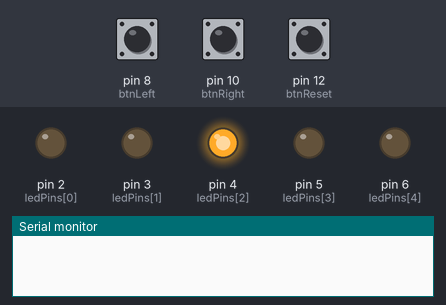
Bench run of a sketch on a simulated Arduino Uno, built with avr-gcc and run on an emulated ATmega328P. On the bench: output pins drawn as LEDs (lit = HIGH), the last lines printed to the serial monitor. Dashed ring = blinking. Inputs (shaded band) come from the test bench; at power-on: pin 8 (btnLeft) HIGH, pin 12 (btnReset) HIGH, pin 10 (btnRight) HIGH.

Above: at 1.2 s.
1.3 s: pin 8 (btnLeft) pulled LOW for 0.15 s
At 1.43 s:
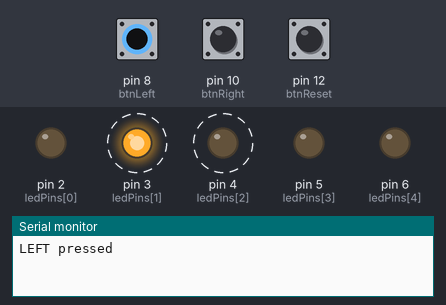
4.3 s: pin 12 (btnReset) pulled LOW for 0.15 s
At 4.8 s:
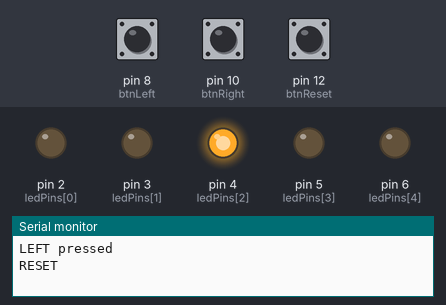
5.9 s: pin 10 (btnRight) pulled LOW for 0.15 s
At 6.04 s:
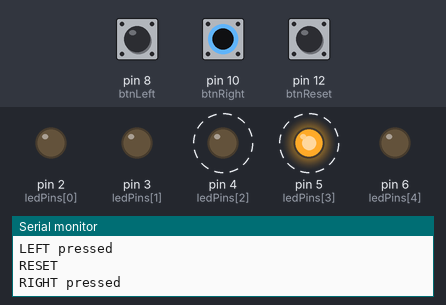
8.9 s: pin 12 (btnReset) pulled LOW for 1 s
At 9.5 s:
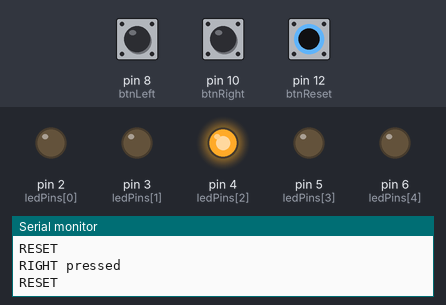
11.4 s: pin 8 (btnLeft) pulled LOW for 1 s
At 11.81 s:
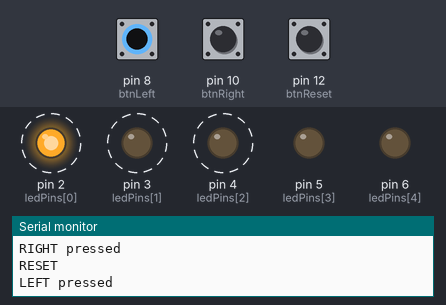
Timing chart, 0 to 15.4 s (numbered marks = the images above; inputs shaded):
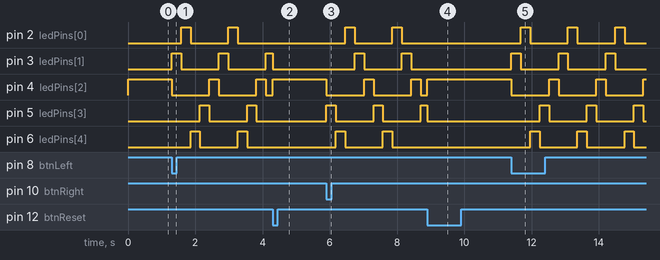

Measured:
- after the input at 1.3 s, pin 2 (ledPins[0]): alternates HIGH for 0.28 s and LOW for 1.1 s, starting after 0.28 s; pin 3 (ledPins[1]): alternates HIGH for 0.28 s and LOW for 1.1 s, starting at once
- after the input at 4.3 s, pin 2 (ledPins[0]): stays LOW (without the input it goes to HIGH after 0.08 s); pin 5 (ledPins[3]): stays LOW (without the input it goes to HIGH after 0.64 s); pin 6 (ledPins[4]): stays LOW (without the input it goes to HIGH after 0.36 s)
- after the input at 5.9 s, pin 2 (ledPins[0]): alternates HIGH for 0.28 s and LOW for 1.1 s, starting after 0.56 s; pin 3 (ledPins[1]): alternates HIGH for 0.28 s and LOW for 1.1 s, starting after 0.84 s
- after the input at 8.9 s, pin 2 (ledPins[0]), pin 3 (ledPins[1]), pin 6 (ledPins[4]): stops changing and stays LOW
- after the input at 11.4 s, pin 2 (ledPins[0]): alternates HIGH for 0.28 s and LOW for 1.1 s, starting after 0.28 s; pin 3 (ledPins[1]): alternates HIGH for 0.28 s and LOW for 1.1 s, starting at once

The sketch:

5-4.ino
```cpp
// ----- LED Setup -----
const int ledPins[] = {2, 3, 4, 5, 6};
const int numLeds = 5;
int currentIndex = 2;

// ----- Button Pins -----
const int btnLeft  = 8;
const int btnRight = 10;
const int btnReset = 12;

// ----- Sequencer Control -----
int speed = 0;
int direction = 0;   // -1 = left, +1 = right
unsigned long lastUpdate = 0;

int baseInterval = 300;
int minInterval  = 40;
int interval = baseInterval;

// ----- Button state tracking (IMPORTANT) -----
bool lastLeft  = HIGH;
bool lastRight = HIGH;
bool lastReset = HIGH;

void setup() {
  Serial.begin(9600);

  for (int i = 0; i < numLeds; i++) {
    pinMode(ledPins[i], OUTPUT);
  }

  pinMode(btnLeft,  INPUT_PULLUP);
  pinMode(btnRight, INPUT_PULLUP);
  pinMode(btnReset, INPUT_PULLUP);
}

void loop() {

  // Read current button states
  bool leftState  = digitalRead(btnLeft);
  bool rightState = digitalRead(btnRight);
  bool resetState = digitalRead(btnReset);

  // ----- LEFT BUTTON (edge-detect) -----
  if (lastLeft == HIGH && leftState == LOW) {
    Serial.println("LEFT pressed");
    direction = -1;
    speed++;
    interval = max(minInterval, baseInterval - speed * 20);
  }

  // ----- RIGHT BUTTON (edge-detect) -----
  if (lastRight == HIGH && rightState == LOW) {
    Serial.println("RIGHT pressed");
    direction = +1;
    speed++;
    interval = max(minInterval, baseInterval - speed * 20);
  }

  // ----- RESET BUTTON (edge-detect) -----
  if (lastReset == HIGH && resetState == LOW) {
    Serial.println("RESET");
    currentIndex = 2;
    speed = 0;
    direction = 0;
    interval = baseInterval;
  }

  // Save button states
  lastLeft  = leftState;
  lastRight = rightState;
  lastReset = resetState;

  // ----- LED SEQUENCER -----
  unsigned long now = millis();

  if (speed > 0 && (now - lastUpdate >= interval)) {
    lastUpdate = now;

    currentIndex += direction;

    if (currentIndex >= numLeds) currentIndex = 0;
    if (currentIndex < 0) currentIndex = numLeds - 1;
  }

  // ----- DISPLAY LED -----
  for (int i = 0; i < numLeds; i++) {
    digitalWrite(ledPins[i], i == currentIndex ? HIGH : LOW);
  }
}
```
